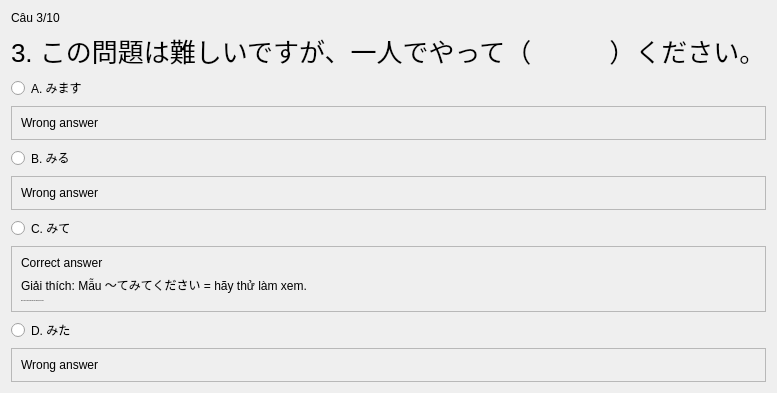
               <widget class="QWidget" name="page_9">
                <layout class="QVBoxLayout" name="verticalLayout_54">
                 <item>
                  <widget class="QLabel" name="label_88">
                   <property name="text">
                    <string>Câu 3/10</string>
                   </property>
                  </widget>
                 </item>
                 <item>
                  <widget class="QLabel" name="label_89">
                   <property name="styleSheet">
                    <string notr="true">font-size: 26px;</string>
                   </property>
                   <property name="text">
                    <string>3. この問題は難しいですが、一人でやって（　　　）ください。</string>
                   </property>
                  </widget>
                 </item>
                 <item>
                  <widget class="QRadioButton" name="radioButton_33">
                   <property name="text">
                    <string>A. みます</string>
                   </property>
                  </widget>
                 </item>
                 <item>
                  <widget class="QFrame" name="frame_49">
                   <property name="frameShape">
                    <enum>QFrame::StyledPanel</enum>
                   </property>
                   <property name="frameShadow">
                    <enum>QFrame::Raised</enum>
                   </property>
                   <layout class="QVBoxLayout" name="verticalLayout_55">
                    <item>
                     <widget class="QLabel" name="label_107">
                      <property name="text">
                       <string>Wrong answer</string>
                      </property>
                     </widget>
                    </item>
                   </layout>
                  </widget>
                 </item>
                 <item>
                  <widget class="QRadioButton" name="radioButton_34">
                   <property name="text">
                    <string>B. みる</string>
                   </property>
                  </widget>
                 </item>
                 <item>
                  <widget class="QFrame" name="frame_50">
                   <property name="frameShape">
                    <enum>QFrame::StyledPanel</enum>
                   </property>
                   <property name="frameShadow">
                    <enum>QFrame::Raised</enum>
                   </property>
                   <layout class="QVBoxLayout" name="verticalLayout_56">
                    <item>
                     <widget class="QLabel" name="label_108">
                      <property name="text">
                       <string>Wrong answer</string>
                      </property>
                     </widget>
                    </item>
                   </layout>
                  </widget>
                 </item>
                 <item>
                  <widget class="QRadioButton" name="radioButton_35">
                   <property name="text">
                    <string>C. みて</string>
                   </property>
                  </widget>
                 </item>
                 <item>
                  <widget class="QFrame" name="frame_51">
                   <property name="frameShape">
                    <enum>QFrame::StyledPanel</enum>
                   </property>
                   <property name="frameShadow">
                    <enum>QFrame::Raised</enum>
                   </property>
                   <layout class="QVBoxLayout" name="verticalLayout_57">
                    <item>
                     <widget class="QLabel" name="label_106">
                      <property name="text">
                       <string>Correct answer</string>
                      </property>
                     </widget>
                    </item>
                    <item>
                     <widget class="QLabel" name="label_105">
                      <property name="text">
                       <string>Giải thích: Mẫu ～てみてください = hãy thử làm xem.</string>
                      </property>
                     </widget>
                    </item>
                    <item>
                     <widget class="QLabel" name="label_104">
                      <property name="font">
                       <font>
                        <family>Segoe UI</family>
                        <pointsize>-1</pointsize>
                       </font>
                      </property>
                      <property name="styleSheet">
                       <string notr="true">text-font : 20px;</string>
                      </property>
                      <property name="text">
                       <string>Dịch: Bài này khó nhưng hãy thử làm một mình xem.</string>
                      </property>
                     </widget>
                    </item>
                   </layout>
                  </widget>
                 </item>
                 <item>
                  <widget class="QRadioButton" name="radioButton_36">
                   <property name="text">
                    <string>D. みた</string>
                   </property>
                  </widget>
                 </item>
                 <item>
                  <widget class="QFrame" name="frame_52">
                   <property name="frameShape">
                    <enum>QFrame::StyledPanel</enum>
                   </property>
                   <property name="frameShadow">
                    <enum>QFrame::Raised</enum>
                   </property>
                   <layout class="QVBoxLayout" name="verticalLayout_58">
                    <item>
                     <widget class="QLabel" name="label_109">
                      <property name="text">
                       <string>Wrong answer</string>
                      </property>
                     </widget>
                    </item>
                   </layout>
                  </widget>
                 </item>
                </layout>
               </widget>
